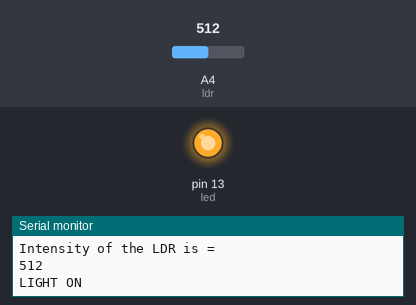
The sketch below on a simulated Arduino Uno, built with avr-gcc and run on an emulated ATmega328P. Parts: output pins drawn as LEDs (lit = HIGH), the last lines printed to the serial monitor. The test bench sets the inputs (shaded band); at power-on: A4 (ldr) = 512.

Above: at 1.8 s.
1.9 s: A4 (ldr) set to 604
3.4 s: A4 (ldr) set to 633
At 5.1 s:
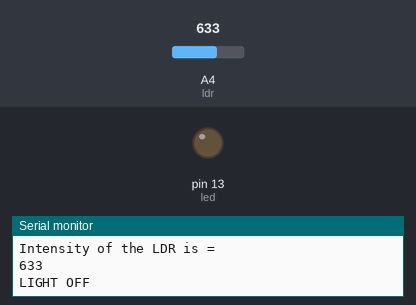
5.5 s: A4 (ldr) set to 610
At 6.7 s:
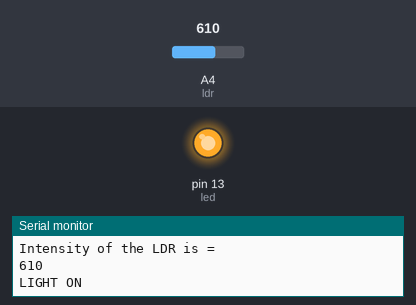
7.5 s: A4 (ldr) set to 630
At 9.4 s:
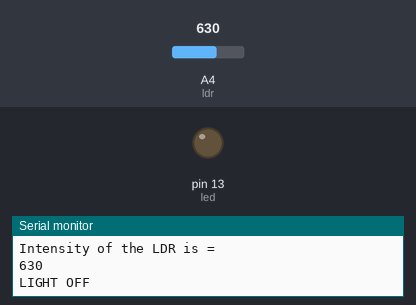
Timing chart, 0 to 10.5 s (numbered marks = the images above; inputs shaded):
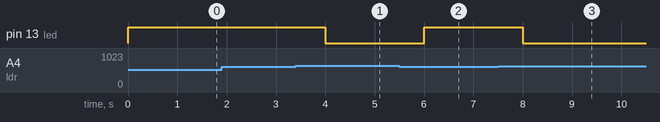

The sketch:

ldr_code.ino
```cpp
int ldr = A4;
int ldrval = 0;

int led = 13;

void setup(){
  Serial.begin(9600);
  pinMode(led,OUTPUT);
}

//ldr is a light dependent resistor, depending on light, the ldrval changes
//ldr can be used in street light system, when day, light will automatically turn on and off
// depending on day and light. During day, ldr ldrval will be
//keep track of the intensity of the values, for street light, intensity will be less
// turn on light then.
//ldrval changes from 10 to 975
//in real life

// 10 - 300

void loop(){
  ldrval = analogRead(ldr);
  Serial.println("Intensity of the LDR is = ");
  Serial.println(ldrval);
  if(ldrval>=10){
    if(ldrval<=620){
      Serial.println("LIGHT ON");
      digitalWrite(led,HIGH);
    }else{
      Serial.println("LIGHT OFF");
      digitalWrite(led,LOW);
    }
  }
  delay(1000);
}
```

Measured:
- the behaviour switches between 620 and 621 on A4 (ldr) (found by bisection; images 0 and 1)
- after the input at 3.4 s, pin 13 (led): HIGH → LOW after 0.60 s
- after the input at 5.5 s, pin 13 (led): LOW → HIGH after 0.50 s
- after the input at 7.5 s, pin 13 (led): HIGH → LOW after 0.51 s
